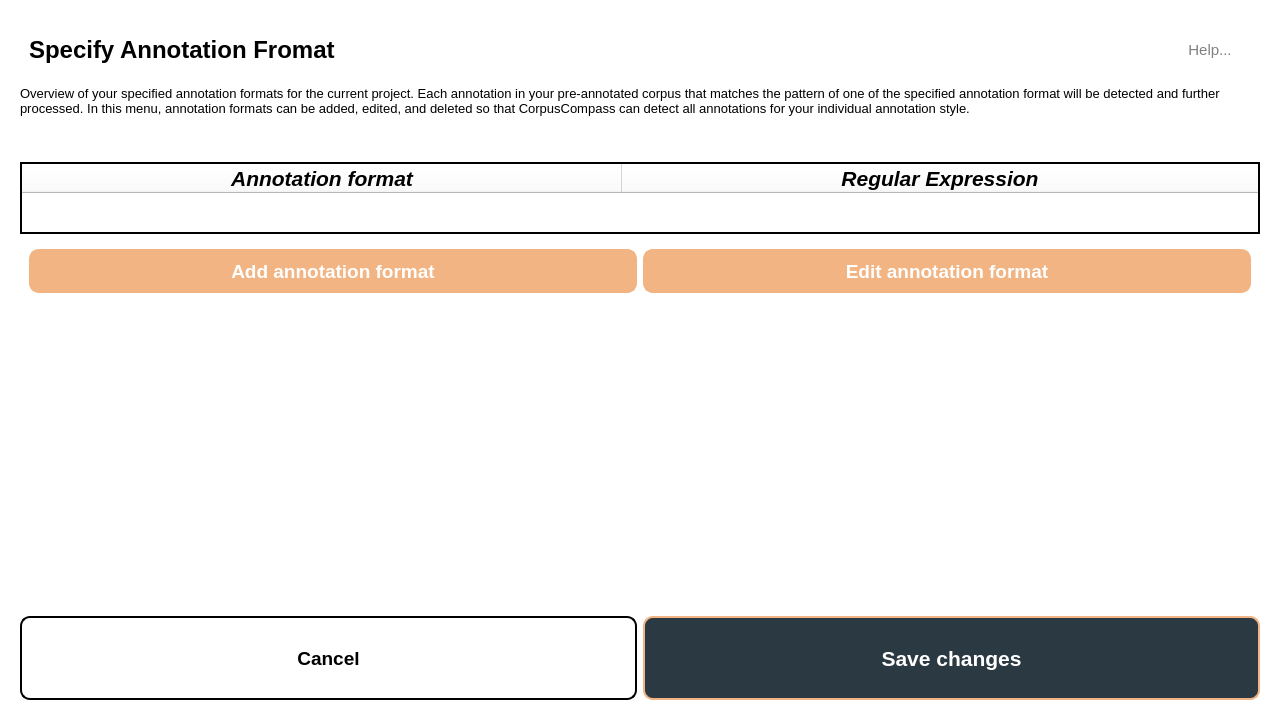
<?xml version="1.0" encoding="UTF-8"?>
<ui version="4.0">
 <class>AnnotationFormatTableTab</class>
 <widget class="QWidget" name="AnnotationFormatTableTab">
  <property name="geometry">
   <rect>
    <x>0</x>
    <y>0</y>
    <width>1280</width>
    <height>720</height>
   </rect>
  </property>
  <property name="styleSheet">
   <string notr="true">QWidget{
	background-color: white;
}

QPushButton {
    background-color:rgb(242, 180, 130) ;
	color: white;
    min-width: 80px;
	min-height: 40px;
	border-style: solid;
	border-color: rgb(242, 180, 130);
	border-width: 2px;
	border-radius: 10px;
}

QPushButton:pressed {
	background-color:rgb(162, 81, 17) ;
	border-color: rgb(162, 81, 17);
	color: rgb(245, 245, 245);
}
QPushButton:hover {
	background-color:rgb(208, 105, 22);
	border-color: rgb(162, 81, 17);
	color: rgb(245, 245, 245);
}
QPushButton:flat {
    border: none; /* no border for a flat push button */
}

QPushButton:default {
    border-color: navy; /* make the default button prominent */
}</string>
  </property>
  <layout class="QVBoxLayout" name="verticalLayout">
   <item alignment="Qt::AlignTop">
    <widget class="QWidget" name="widget_annotformat_tablecontainer" native="true">
     <property name="sizePolicy">
      <sizepolicy hsizetype="Minimum" vsizetype="Minimum">
       <horstretch>0</horstretch>
       <verstretch>0</verstretch>
      </sizepolicy>
     </property>
     <layout class="QGridLayout" name="gridLayout">
      <item row="0" column="0" rowspan="2" colspan="3">
       <widget class="QWidget" name="horizontalWidget" native="true">
        <layout class="QHBoxLayout" name="horizontalLayout_3">
         <item>
          <widget class="QLabel" name="label_annotformat_heading">
           <property name="font">
            <font>
             <pointsize>18</pointsize>
             <bold>true</bold>
            </font>
           </property>
           <property name="text">
            <string>Specify Annotation Fromat</string>
           </property>
          </widget>
         </item>
         <item>
          <widget class="QPushButton" name="btn_help">
           <property name="sizePolicy">
            <sizepolicy hsizetype="Maximum" vsizetype="Preferred">
             <horstretch>0</horstretch>
             <verstretch>0</verstretch>
            </sizepolicy>
           </property>
           <property name="font">
            <font>
             <pointsize>11</pointsize>
            </font>
           </property>
           <property name="styleSheet">
            <string notr="true">QPushButton {
    background-color: white;
    border: 1px solid white;
	color: grey;
}

QPushButton:hover {
    background-color: white;
    color: dark grey; 
	text-decoration: underline;
}

QPushButton:pressed {
    background-color: white;
}

QPushButton:focus {
    border: 1px solid white;
}

QPushButton::menu-indicator {
    image: none;
}</string>
           </property>
           <property name="text">
            <string>Help...</string>
           </property>
           <property name="icon">
            <iconset resource="resources.qrc">
             <normaloff>:/images/images/Help_Icon.svg</normaloff>:/images/images/Help_Icon.svg</iconset>
           </property>
           <property name="iconSize">
            <size>
             <width>24</width>
             <height>24</height>
            </size>
           </property>
          </widget>
         </item>
        </layout>
       </widget>
      </item>
      <item row="5" column="0">
       <spacer name="verticalSpacer">
        <property name="orientation">
         <enum>Qt::Vertical</enum>
        </property>
        <property name="sizeType">
         <enum>QSizePolicy::Fixed</enum>
        </property>
        <property name="sizeHint" stdset="0">
         <size>
          <width>20</width>
          <height>40</height>
         </size>
        </property>
       </spacer>
      </item>
      <item row="7" column="0" colspan="3">
       <widget class="QTableWidget" name="tableWidget_annotformats">
        <property name="sizePolicy">
         <sizepolicy hsizetype="Ignored" vsizetype="Fixed">
          <horstretch>0</horstretch>
          <verstretch>0</verstretch>
         </sizepolicy>
        </property>
        <property name="maximumSize">
         <size>
          <width>16777215</width>
          <height>300</height>
         </size>
        </property>
        <property name="layoutDirection">
         <enum>Qt::LeftToRight</enum>
        </property>
        <property name="styleSheet">
         <string notr="true">QAbstractItemView::indicator{
	width: 20px;
	height: 20px;
}

QAbstractItemView::indicator:checked {
    /* Adjust the appearance of the checked indicator */
    image: url(:/images/images/checked_icon.png) /* Specify a custom image if desired */
}

QAbstractItemView::indicator:unchecked {
    /* Adjust the appearance of the unchecked indicator */
    image: url(:/images/images/unchecked_icon.png); /* Specify a custom image if desired */
}


QTableWidget {
    font-size: 12pt; /* Set the font size */
    font-weight: bold; /* Set the font weight */
}

QTableWidget::item:selected {
    background-color: rgba(50, 50, 225, 0.1); /* Change the background color and opacity */
	color:black;
}

QTableWidget::item:focus {
    selection-color: blue; /* Hide the dotted selection border */
}

QAbstractItemView::indicator:hover {
    /* Adjust the appearance of the hover indicator */
    background-color: lightgray; /* Example: change background color when hovering */
}

QAbstractItemView::indicator:checked:hover {
    /* Adjust the appearance of the checked checkbox when hovering */
    background-color: rgb(255, 166, 167); /* Example: change background color of checked checkbox when hovering */

}


QAbstractItemView::indicator:unchecked:hover {
    /* Adjust the appearance of the unchecked checkbox when hovering */
    background-color: lightgreen; /* Example: change background color of unchecked checkbox when hovering */
}

</string>
        </property>
        <property name="frameShape">
         <enum>QFrame::Box</enum>
        </property>
        <property name="frameShadow">
         <enum>QFrame::Plain</enum>
        </property>
        <property name="lineWidth">
         <number>2</number>
        </property>
        <property name="midLineWidth">
         <number>2</number>
        </property>
        <property name="verticalScrollBarPolicy">
         <enum>Qt::ScrollBarAsNeeded</enum>
        </property>
        <property name="horizontalScrollBarPolicy">
         <enum>Qt::ScrollBarAlwaysOff</enum>
        </property>
        <property name="sizeAdjustPolicy">
         <enum>QAbstractScrollArea::AdjustToContents</enum>
        </property>
        <property name="editTriggers">
         <set>QAbstractItemView::NoEditTriggers</set>
        </property>
        <property name="dragEnabled">
         <bool>true</bool>
        </property>
        <property name="selectionMode">
         <enum>QAbstractItemView::NoSelection</enum>
        </property>
        <property name="selectionBehavior">
         <enum>QAbstractItemView::SelectRows</enum>
        </property>
        <property name="showGrid">
         <bool>true</bool>
        </property>
        <property name="sortingEnabled">
         <bool>false</bool>
        </property>
        <property name="wordWrap">
         <bool>true</bool>
        </property>
        <property name="cornerButtonEnabled">
         <bool>false</bool>
        </property>
        <property name="rowCount">
         <number>0</number>
        </property>
        <attribute name="horizontalHeaderVisible">
         <bool>true</bool>
        </attribute>
        <attribute name="horizontalHeaderCascadingSectionResizes">
         <bool>false</bool>
        </attribute>
        <attribute name="horizontalHeaderMinimumSectionSize">
         <number>100</number>
        </attribute>
        <attribute name="horizontalHeaderDefaultSectionSize">
         <number>600</number>
        </attribute>
        <attribute name="horizontalHeaderStretchLastSection">
         <bool>true</bool>
        </attribute>
        <attribute name="verticalHeaderDefaultSectionSize">
         <number>40</number>
        </attribute>
        <column>
         <property name="text">
          <string>Annotation format</string>
         </property>
         <property name="font">
          <font>
           <pointsize>16</pointsize>
           <italic>true</italic>
           <bold>true</bold>
           <underline>false</underline>
           <strikeout>false</strikeout>
           <kerning>true</kerning>
          </font>
         </property>
        </column>
        <column>
         <property name="text">
          <string>Regular Expression</string>
         </property>
         <property name="font">
          <font>
           <pointsize>16</pointsize>
           <italic>true</italic>
           <bold>true</bold>
           <underline>false</underline>
          </font>
         </property>
        </column>
       </widget>
      </item>
      <item row="4" column="0" colspan="3">
       <widget class="QLabel" name="label_annotformat_description">
        <property name="font">
         <font>
          <pointsize>10</pointsize>
         </font>
        </property>
        <property name="text">
         <string>Overview of your specified annotation formats for the current project. Each annotation in your pre-annotated corpus that matches the pattern of one of the specified annotation format will be detected and further processed. In this menu, annotation formats can be added, edited, and deleted so that CorpusCompass can detect all annotations for your individual annotation style.</string>
        </property>
        <property name="scaledContents">
         <bool>true</bool>
        </property>
        <property name="wordWrap">
         <bool>true</bool>
        </property>
       </widget>
      </item>
      <item row="8" column="0" colspan="3">
       <widget class="QWidget" name="widget_addedit" native="true">
        <layout class="QHBoxLayout" name="horizontalLayout_2">
         <item>
          <widget class="QPushButton" name="btn_annotformat_addnew">
           <property name="sizePolicy">
            <sizepolicy hsizetype="Preferred" vsizetype="Fixed">
             <horstretch>0</horstretch>
             <verstretch>0</verstretch>
            </sizepolicy>
           </property>
           <property name="minimumSize">
            <size>
             <width>90</width>
             <height>50</height>
            </size>
           </property>
           <property name="font">
            <font>
             <pointsize>14</pointsize>
             <bold>true</bold>
            </font>
           </property>
           <property name="cursor">
            <cursorShape>PointingHandCursor</cursorShape>
           </property>
           <property name="styleSheet">
            <string notr="true"/>
           </property>
           <property name="text">
            <string>Add annotation format</string>
           </property>
           <property name="icon">
            <iconset resource="resources.qrc">
             <normaloff>:/images/images/Plus_Icon.svg</normaloff>:/images/images/Plus_Icon.svg</iconset>
           </property>
           <property name="iconSize">
            <size>
             <width>20</width>
             <height>20</height>
            </size>
           </property>
          </widget>
         </item>
         <item>
          <widget class="QPushButton" name="btn_annotformat_edit">
           <property name="font">
            <font>
             <pointsize>14</pointsize>
             <bold>true</bold>
            </font>
           </property>
           <property name="cursor">
            <cursorShape>PointingHandCursor</cursorShape>
           </property>
           <property name="text">
            <string>Edit annotation format</string>
           </property>
           <property name="icon">
            <iconset resource="resources.qrc">
             <normaloff>:/images/images/edit_icon_white.png</normaloff>:/images/images/edit_icon_white.png</iconset>
           </property>
           <property name="iconSize">
            <size>
             <width>24</width>
             <height>24</height>
            </size>
           </property>
          </widget>
         </item>
        </layout>
       </widget>
      </item>
     </layout>
    </widget>
   </item>
   <item>
    <widget class="QWidget" name="widget_annotformat_buttoncontainer" native="true">
     <property name="sizePolicy">
      <sizepolicy hsizetype="Preferred" vsizetype="Fixed">
       <horstretch>0</horstretch>
       <verstretch>0</verstretch>
      </sizepolicy>
     </property>
     <property name="minimumSize">
      <size>
       <width>0</width>
       <height>80</height>
      </size>
     </property>
     <layout class="QHBoxLayout" name="horizontalLayout">
      <item>
       <widget class="QPushButton" name="btn_annotformat_cancel">
        <property name="font">
         <font>
          <pointsize>14</pointsize>
          <bold>true</bold>
         </font>
        </property>
        <property name="cursor">
         <cursorShape>PointingHandCursor</cursorShape>
        </property>
        <property name="styleSheet">
         <string notr="true">QPushButton {
	color: white;
	background-color: lightgrey;
	border-width: 2px;
	border-radius: 10px;
	border-color: grey;

}

QPushButton {
	color: black;
	background-color: white;
	border-style: solid;
	border-color: black;
	border-width: 2px;
	border-radius: 10px;
	min-height: 80px;
}

QPushButton:pressed {
	background-color: rgb(120, 120, 120);
}

QPushButton:disabled{
  background-color: rgb(121, 121, 121);
}</string>
        </property>
        <property name="text">
         <string>Cancel</string>
        </property>
       </widget>
      </item>
      <item>
       <widget class="QPushButton" name="btn_annotformat_save">
        <property name="enabled">
         <bool>true</bool>
        </property>
        <property name="sizePolicy">
         <sizepolicy hsizetype="Preferred" vsizetype="Preferred">
          <horstretch>0</horstretch>
          <verstretch>0</verstretch>
         </sizepolicy>
        </property>
        <property name="font">
         <font>
          <pointsize>16</pointsize>
          <bold>true</bold>
         </font>
        </property>
        <property name="cursor">
         <cursorShape>PointingHandCursor</cursorShape>
        </property>
        <property name="layoutDirection">
         <enum>Qt::LeftToRight</enum>
        </property>
        <property name="styleSheet">
         <string notr="true">QPushButton {
	color: white;
	background-color: rgb(43, 58, 66);
	border-style: solid;
	border-radius: 10px;
}

QPushButton:pressed {
	background-color: rgb(0, 134, 0);
}

QPushButton:disabled{
  background-color: rgb(121, 121, 121);
}</string>
        </property>
        <property name="text">
         <string>Save changes</string>
        </property>
       </widget>
      </item>
     </layout>
    </widget>
   </item>
  </layout>
 </widget>
 <resources>
  <include location="resources.qrc"/>
 </resources>
 <connections/>
</ui>
